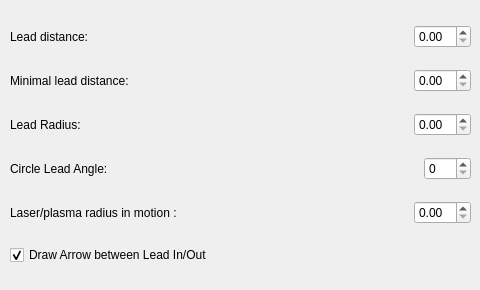
      <widget class="QWidget" name="page_lead">
       <widget class="QWidget" name="verticalLayoutWidget_2">
        <property name="geometry">
         <rect>
          <x>10</x>
          <y>10</y>
          <width>461</width>
          <height>271</height>
         </rect>
        </property>
        <layout class="QVBoxLayout" name="verticalLayout_3">
         <item>
          <layout class="QHBoxLayout" name="horizontalLayout_11">
           <item>
            <widget class="QLabel" name="label">
             <property name="whatsThis">
              <string>The default distance at which a lead is placed.</string>
             </property>
             <property name="text">
              <string>Lead distance:</string>
             </property>
            </widget>
           </item>
           <item>
            <spacer name="horizontalSpa">
             <property name="orientation">
              <enum>Qt::Horizontal</enum>
             </property>
             <property name="sizeHint" stdset="0">
              <size>
               <width>40</width>
               <height>20</height>
              </size>
             </property>
            </spacer>
           </item>
           <item>
            <widget class="QDoubleSpinBox" name="leadDistSB"/>
           </item>
          </layout>
         </item>
         <item>
          <layout class="QHBoxLayout" name="horizontalLayout_13">
           <item>
            <widget class="QLabel" name="label_15">
             <property name="whatsThis">
              <string>If no possible leads can be created within the provided distance, an uncertain lead, which need to be moved by the user, is placed.</string>
             </property>
             <property name="text">
              <string>Minimal lead distance:</string>
             </property>
             <property name="buddy">
              <cstring>minLeadDistSB</cstring>
             </property>
            </widget>
           </item>
           <item>
            <spacer name="horizontalSpacer_7">
             <property name="orientation">
              <enum>Qt::Horizontal</enum>
             </property>
             <property name="sizeHint" stdset="0">
              <size>
               <width>40</width>
               <height>20</height>
              </size>
             </property>
            </spacer>
           </item>
           <item>
            <widget class="QDoubleSpinBox" name="minLeadDistSB"/>
           </item>
          </layout>
         </item>
         <item>
          <layout class="QHBoxLayout" name="horizontalLayout_17">
           <item>
            <widget class="QLabel" name="label_17">
             <property name="whatsThis">
              <string>This is only for Graphical representation of the laser beam, it won't affect the Generated code.</string>
             </property>
             <property name="text">
              <string>Lead Radius:</string>
             </property>
             <property name="buddy">
              <cstring>leadRadiusMotionSB</cstring>
             </property>
            </widget>
           </item>
           <item>
            <spacer name="horizontalSpac">
             <property name="orientation">
              <enum>Qt::Horizontal</enum>
             </property>
             <property name="sizeHint" stdset="0">
              <size>
               <width>40</width>
               <height>20</height>
              </size>
             </property>
            </spacer>
           </item>
           <item>
            <widget class="QDoubleSpinBox" name="leadRadiusSB">
             <property name="toolTip">
              <string>Will represent the Arrow stroke width</string>
             </property>
            </widget>
           </item>
          </layout>
         </item>
         <item>
          <layout class="QHBoxLayout" name="horizontalLayout_12">
           <item>
            <widget class="QLabel" name="label_2">
             <property name="whatsThis">
              <string>Angle at which circles leads should be drawn (and cut).</string>
             </property>
             <property name="text">
              <string>Circle Lead Angle:</string>
             </property>
             <property name="buddy">
              <cstring>leadAngleSB</cstring>
             </property>
            </widget>
           </item>
           <item>
            <spacer name="horizontalSpacer_8">
             <property name="orientation">
              <enum>Qt::Horizontal</enum>
             </property>
             <property name="sizeHint" stdset="0">
              <size>
               <width>40</width>
               <height>20</height>
              </size>
             </property>
            </spacer>
           </item>
           <item>
            <widget class="QSpinBox" name="leadAngleSB">
             <property name="maximum">
              <number>360</number>
             </property>
            </widget>
           </item>
          </layout>
         </item>
         <item>
          <layout class="QHBoxLayout" name="horizontalLayout_25">
           <item>
            <widget class="QLabel" name="label_24">
             <property name="whatsThis">
              <string>Angle at which circles leads should be drawn (and cut).</string>
             </property>
             <property name="text">
              <string>Laser/plasma radius in motion :</string>
             </property>
             <property name="buddy">
              <cstring>leadAngleSB</cstring>
             </property>
            </widget>
           </item>
           <item>
            <spacer name="horizontalSpacer_16">
             <property name="orientation">
              <enum>Qt::Horizontal</enum>
             </property>
             <property name="sizeHint" stdset="0">
              <size>
               <width>40</width>
               <height>20</height>
              </size>
             </property>
            </spacer>
           </item>
           <item>
            <widget class="QDoubleSpinBox" name="leadRadiusMotionSB">
             <property name="toolTip">
              <string>Will represent the Arrow stroke width</string>
             </property>
            </widget>
           </item>
          </layout>
         </item>
         <item>
          <widget class="QCheckBox" name="drawArrowCB">
           <property name="text">
            <string>Draw Arrow between Lead In/Out</string>
           </property>
           <property name="checked">
            <bool>true</bool>
           </property>
          </widget>
         </item>
        </layout>
       </widget>
      </widget>
